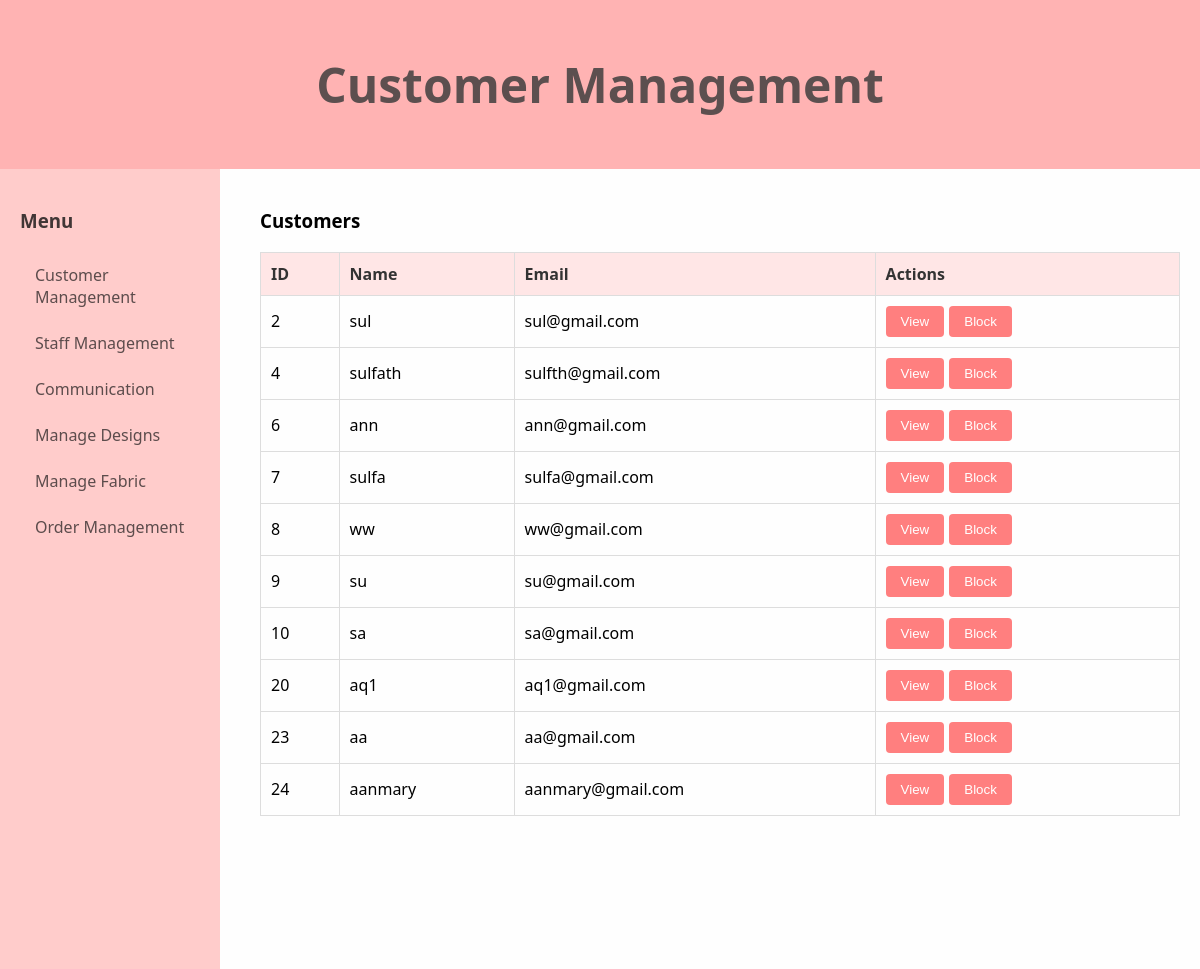
Page /admin/customers.php on the committed database.
### tables this page shows
CREATE TABLE `users` (
  `USER_ID` int(11) NOT NULL,
  `USERNAME` varchar(50) NOT NULL,
  `PASSWORDD` varchar(255) NOT NULL,
  `EMAIL` varchar(100) NOT NULL,
  `PHONE` varchar(15) NOT NULL,
  `USER_TYPE` enum('ADMIN','CUSTOMER','STAFF') NOT NULL,
  `ADDRESSS` text DEFAULT NULL,
  `CREATED_AT` datetime NOT NULL DEFAULT current_timestamp(),
  `PROFILE_PICTURE` varchar(255) DEFAULT NULL,
  `blocked` tinyint(1) DEFAULT 0
);

### admin/customers.php (the view, shortened to what this page needs)
<?php
$conn = new mysqli('localhost', 'root', '', 'fashion');
$sql = "SELECT USER_ID, USERNAME, EMAIL, blocked FROM users WHERE USER_TYPE = 'CUSTOMER'";
$result = $conn->query($sql);
?>
<!DOCTYPE html>
<html lang="en">
<head>
    <link rel="stylesheet" href="admin1.css">
</head>
<body>
    <div class="header">
        <h1>Customer Management</h1>
    </div>
    <div class="admin-dashboard">
        <aside class="sidebar">
            <h3>Menu</h3>
            <a href="customers.php">Customer Management</a>
            <a href="staff.php">Staff Management</a>
            <a href="communications.php">Communication</a>
            <a href="manageDesign.php">Manage Designs</a>
            <a href="manageFabric.php">Manage Fabric</a>
            <a href="OrderManage.php">Order Management</a>
        </aside>
        <main class="content">
            <section id="customers-section" class="section">
                <h3>Customers</h3>
                <table>
                    <thead>
                        <tr>
                            <th>ID</th>
                            <th>Name</th>
                            <th>Email</th>
                            <th>Actions</th>
                        </tr>
                    </thead>
                    <tbody>
                        <?php
                        if ($result->num_rows > 0) {
                            while ($row = $result->fetch_assoc()) {
                                echo "<tr>";
                                echo "<td>" . $row["USER_ID"] . "</td>";
                                echo "<td>" . $row["USERNAME"] . "</td>";
                                echo "<td>" . $row["EMAIL"] . "</td>";
                                echo "<td>";
                                echo "<a href='view_customer.php?id=" . $row["USER_ID"] . "'><button>View</button></a>";
                                if ($row['blocked'] == 1) {
                                    echo "<a href='customers.php?action=unblock&id=" . $row["USER_ID"] . "'><button>Unblock</button></a>";
                                } else {
                                    echo "<a href='customers.php?action=block&id=" . $row["USER_ID"] . "'><button>Block</button></a>";
                                }
                                echo "</td>";
                                echo "</tr>";
                            }
                        } else {
                            echo "<tr><td colspan='4'>No customers found</td></tr>";
                        }
                        ?>
                    </tbody>
                </table>
            </section>
        </main>
    </div>
</body>
</html>

### admin/admin1.css (style rules this page uses)
body { font-family: 'Segoe UI', Tahoma, Geneva, Verdana, sans-serif; background-color: #fefefe; margin: 0; padding: 0; }
.header { background-color: #ffb3b3; color: #5c4f4f; padding: 20px; text-align: center; font-size: 1.5em; }
.sidebar { width: 220px; background-color: #ffcccb; color: #413636; height: 100vh; float: left; padding: 20px; box-sizing: border-box; transition: width 0.3s; }
.sidebar a { color: #5c4c4c; display: block; padding: 12px 15px; text-decoration: none; border-radius: 4px; transition: background-color 0.3s; }
.content { margin-left: 240px; padding: 20px; box-sizing: border-box; }
.section { margin-bottom: 20px; }
table { width: 100%; border-collapse: collapse; }
th, td { border: 1px solid #ddd; padding: 10px; text-align: left; }
th { background-color: #ffe6e6; color: #333; }
button { padding: 8px 15px; margin-right: 5px; border: none; color: white; border-radius: 4px; background-color: #ff7f7f; cursor: pointer; transition: background-color 0.3s, transform 0.2s; }

### rows in the picture
users: USER_ID "2", USERNAME "sul", EMAIL "sul@gmail.com"
users: USER_ID "4", USERNAME "sulfath", EMAIL "sulfth@gmail.com"
users: USER_ID "6", USERNAME "ann", EMAIL "ann@gmail.com"
users: USER_ID "7", USERNAME "sulfa", EMAIL "sulfa@gmail.com"
users: USER_ID "8", USERNAME "ww", EMAIL "ww@gmail.com"
users: USER_ID "9", USERNAME "su", EMAIL "su@gmail.com"
users: USER_ID "10", USERNAME "sa", EMAIL "sa@gmail.com"
users: USER_ID "20", USERNAME "aq1", EMAIL "aq1@gmail.com"
users: USER_ID "23", USERNAME "aa", EMAIL "aa@gmail.com"
users: USER_ID "24", USERNAME "aanmary", EMAIL "aanmary@gmail.com"
